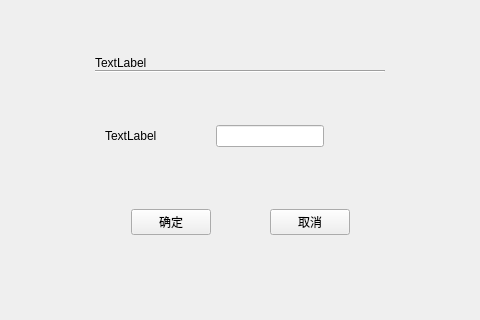
<?xml version="1.0" encoding="UTF-8"?>
<ui version="4.0">
 <class>ui_edit_dialog</class>
 <widget class="QMainWindow" name="ui_edit_dialog">
  <property name="geometry">
   <rect>
    <x>0</x>
    <y>0</y>
    <width>480</width>
    <height>320</height>
   </rect>
  </property>
  <property name="focusPolicy">
   <enum>Qt::StrongFocus</enum>
  </property>
  <property name="windowTitle">
   <string>MainWindow</string>
  </property>
  <widget class="QWidget" name="centralwidget">
   <layout class="QGridLayout" name="gridLayout" columnstretch="1,4,1">
    <item row="0" column="1">
     <spacer name="verticalSpacer">
      <property name="orientation">
       <enum>Qt::Vertical</enum>
      </property>
      <property name="sizeHint" stdset="0">
       <size>
        <width>20</width>
        <height>54</height>
       </size>
      </property>
     </spacer>
    </item>
    <item row="1" column="0">
     <spacer name="horizontalSpacer_6">
      <property name="orientation">
       <enum>Qt::Horizontal</enum>
      </property>
      <property name="sizeHint" stdset="0">
       <size>
        <width>72</width>
        <height>20</height>
       </size>
      </property>
     </spacer>
    </item>
    <item row="1" column="1">
     <widget class="QFrame" name="edt_dialog_frame">
      <property name="frameShape">
       <enum>QFrame::NoFrame</enum>
      </property>
      <property name="frameShadow">
       <enum>QFrame::Raised</enum>
      </property>
      <property name="lineWidth">
       <number>1</number>
      </property>
      <layout class="QVBoxLayout" name="verticalLayout_2">
       <property name="spacing">
        <number>9</number>
       </property>
       <item>
        <widget class="QWidget" name="widget_4" native="true">
         <layout class="QVBoxLayout" name="verticalLayout">
          <property name="spacing">
           <number>0</number>
          </property>
          <property name="leftMargin">
           <number>0</number>
          </property>
          <property name="topMargin">
           <number>0</number>
          </property>
          <property name="rightMargin">
           <number>0</number>
          </property>
          <property name="bottomMargin">
           <number>0</number>
          </property>
          <item>
           <widget class="QLabel" name="edt_title_label">
            <property name="focusPolicy">
             <enum>Qt::StrongFocus</enum>
            </property>
            <property name="text">
             <string>TextLabel</string>
            </property>
           </widget>
          </item>
          <item>
           <widget class="Line" name="edt_frame">
            <property name="orientation">
             <enum>Qt::Horizontal</enum>
            </property>
           </widget>
          </item>
         </layout>
        </widget>
       </item>
       <item>
        <spacer name="verticalSpacer_3">
         <property name="orientation">
          <enum>Qt::Vertical</enum>
         </property>
         <property name="sizeHint" stdset="0">
          <size>
           <width>20</width>
           <height>40</height>
          </size>
         </property>
        </spacer>
       </item>
       <item>
        <widget class="QWidget" name="widget" native="true">
         <layout class="QHBoxLayout" name="horizontalLayout" stretch="1,1,3">
          <item alignment="Qt::AlignRight|Qt::AlignVCenter">
           <widget class="QLabel" name="edt_item_label_1">
            <property name="text">
             <string>TextLabel</string>
            </property>
           </widget>
          </item>
          <item>
           <spacer name="horizontalSpacer">
            <property name="orientation">
             <enum>Qt::Horizontal</enum>
            </property>
            <property name="sizeHint" stdset="0">
             <size>
              <width>59</width>
              <height>20</height>
             </size>
            </property>
           </spacer>
          </item>
          <item alignment="Qt::AlignLeft|Qt::AlignVCenter">
           <widget class="QLineEdit" name="edt_item_1"/>
          </item>
         </layout>
        </widget>
       </item>
       <item>
        <spacer name="verticalSpacer_4">
         <property name="orientation">
          <enum>Qt::Vertical</enum>
         </property>
         <property name="sizeHint" stdset="0">
          <size>
           <width>10</width>
           <height>40</height>
          </size>
         </property>
        </spacer>
       </item>
       <item>
        <widget class="QWidget" name="widget_3" native="true">
         <layout class="QHBoxLayout" name="horizontalLayout_3" stretch="1,2,2,2,1">
          <item>
           <spacer name="horizontalSpacer_3">
            <property name="orientation">
             <enum>Qt::Horizontal</enum>
            </property>
            <property name="sizeHint" stdset="0">
             <size>
              <width>19</width>
              <height>20</height>
             </size>
            </property>
           </spacer>
          </item>
          <item>
           <widget class="QPushButton" name="edt_confirm_btn">
            <property name="sizePolicy">
             <sizepolicy hsizetype="Expanding" vsizetype="Expanding">
              <horstretch>0</horstretch>
              <verstretch>0</verstretch>
             </sizepolicy>
            </property>
            <property name="maximumSize">
             <size>
              <width>225</width>
              <height>80</height>
             </size>
            </property>
            <property name="text">
             <string>确定</string>
            </property>
           </widget>
          </item>
          <item>
           <spacer name="horizontalSpacer_4">
            <property name="orientation">
             <enum>Qt::Horizontal</enum>
            </property>
            <property name="sizeHint" stdset="0">
             <size>
              <width>41</width>
              <height>20</height>
             </size>
            </property>
           </spacer>
          </item>
          <item>
           <widget class="QPushButton" name="edt_cancel_btn">
            <property name="sizePolicy">
             <sizepolicy hsizetype="Expanding" vsizetype="Expanding">
              <horstretch>0</horstretch>
              <verstretch>0</verstretch>
             </sizepolicy>
            </property>
            <property name="maximumSize">
             <size>
              <width>225</width>
              <height>80</height>
             </size>
            </property>
            <property name="text">
             <string>取消</string>
            </property>
           </widget>
          </item>
          <item>
           <spacer name="horizontalSpacer_5">
            <property name="orientation">
             <enum>Qt::Horizontal</enum>
            </property>
            <property name="sizeHint" stdset="0">
             <size>
              <width>19</width>
              <height>20</height>
             </size>
            </property>
           </spacer>
          </item>
         </layout>
        </widget>
       </item>
       <item>
        <spacer name="verticalSpacer_5">
         <property name="orientation">
          <enum>Qt::Vertical</enum>
         </property>
         <property name="sizeHint" stdset="0">
          <size>
           <width>20</width>
           <height>40</height>
          </size>
         </property>
        </spacer>
       </item>
      </layout>
     </widget>
    </item>
    <item row="1" column="2">
     <spacer name="horizontalSpacer_7">
      <property name="orientation">
       <enum>Qt::Horizontal</enum>
      </property>
      <property name="sizeHint" stdset="0">
       <size>
        <width>72</width>
        <height>20</height>
       </size>
      </property>
     </spacer>
    </item>
    <item row="2" column="1">
     <spacer name="verticalSpacer_2">
      <property name="orientation">
       <enum>Qt::Vertical</enum>
      </property>
      <property name="sizeHint" stdset="0">
       <size>
        <width>20</width>
        <height>40</height>
       </size>
      </property>
     </spacer>
    </item>
   </layout>
  </widget>
 </widget>
 <resources/>
 <connections/>
</ui>
